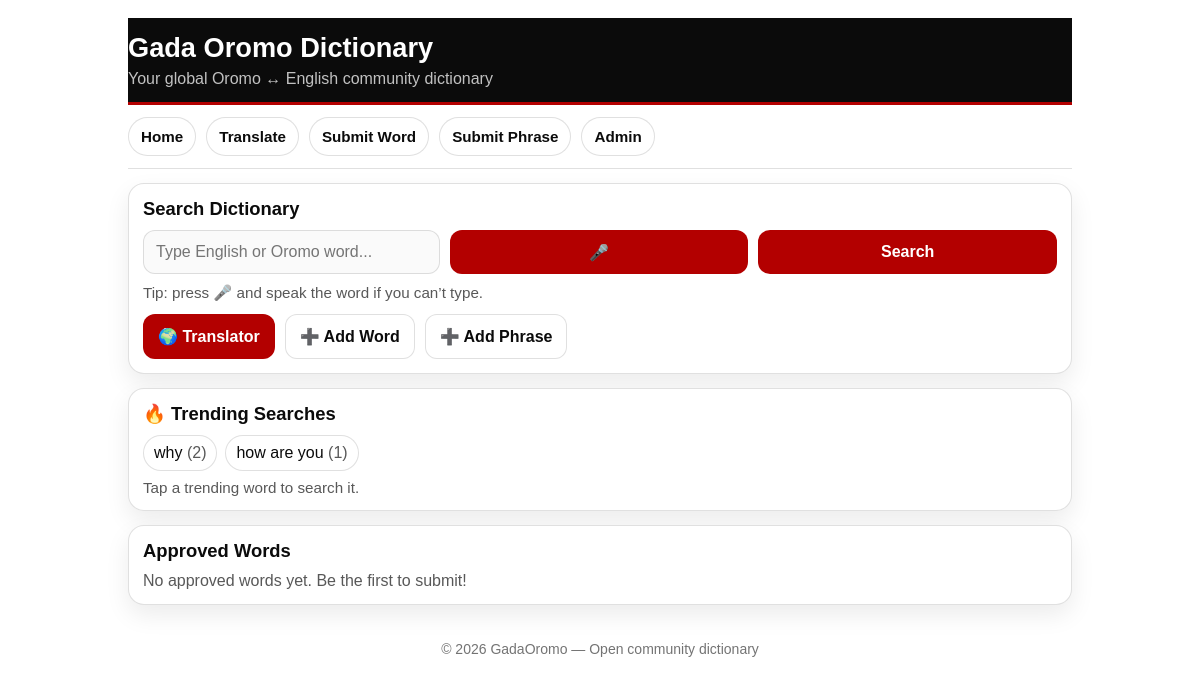
Before: / with the older database file.
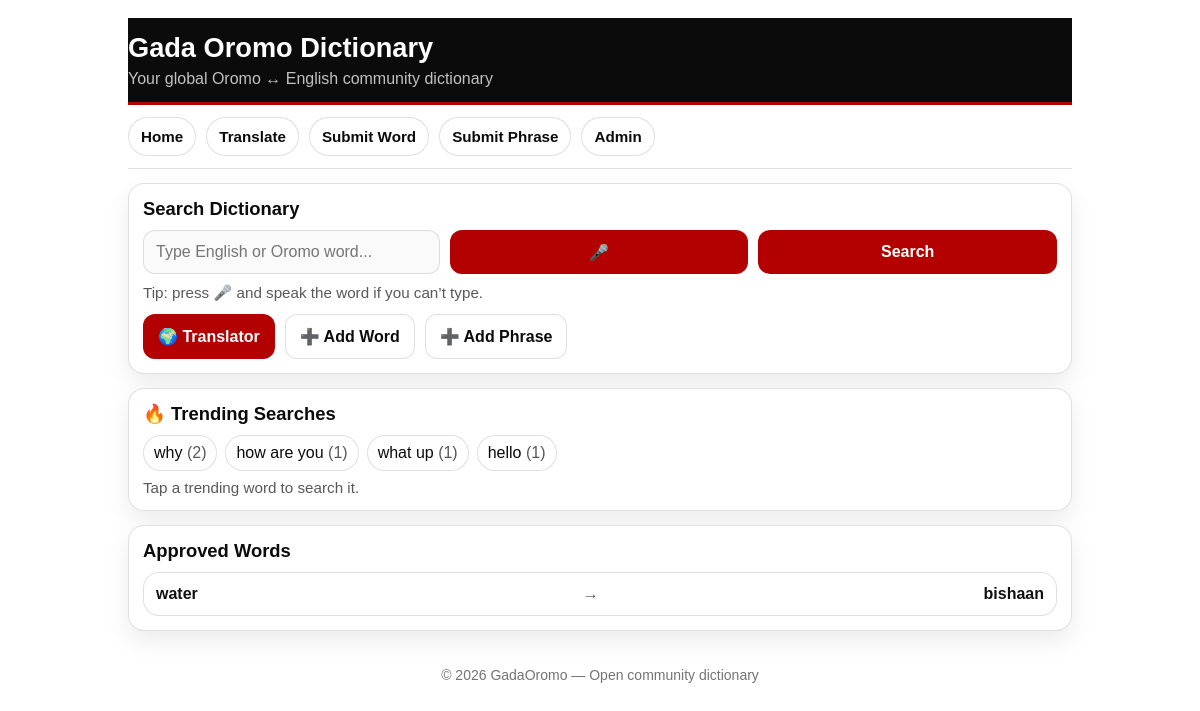
After: the same page with the newer database file.
### tables this page shows
CREATE TABLE search_counts (
            query TEXT PRIMARY KEY,
            total_count INTEGER DEFAULT 0,
            today_count INTEGER DEFAULT 0,
            week_count INTEGER DEFAULT 0,
            last_searched_at DATETIME
        );

CREATE TABLE words (
            id INTEGER PRIMARY KEY AUTOINCREMENT,
            english TEXT,
            oromo TEXT,
            status TEXT
        );

### app.py (the view, shortened to what this page needs)
@app.route("/", methods=["GET", "POST"])
def home():
    conn = sqlite3.connect(DB_NAME)
    c = conn.cursor()
    result = None
    result_id = None
    suggestions = None
    audio = None
    c.execute("SELECT english, oromo FROM words WHERE status='approved' ORDER BY english ASC")
    all_words = c.fetchall()
    conn.close()
    trending = get_trending(limit=15)
    return render_template(
        "index.html",
        result=result,
        result_id=result_id,
        audio=audio,
        words=all_words,
        suggestions=suggestions,
        trending=trending
    )

### app.py (called while the page is built)
def get_trending(limit=20):
    conn = sqlite3.connect(DB_NAME)
    c = conn.cursor()
    c.execute("""
        SELECT query, today_count, week_count, total_count
        FROM search_counts
        ORDER BY today_count DESC, week_count DESC, total_count DESC
        LIMIT ?
    """, (limit,))
    rows = c.fetchall()
    conn.close()
    return rows

### templates/index.html (shortened to what this page needs)
<!DOCTYPE html>
<html lang="en">
<head>
  <link rel="stylesheet" href="{{ url_for('static', filename='style.css') }}">
</head>
<body>
<div class="container">
  <header class="topbar">
    <div class="brand">
      <h1>Gada Oromo Dictionary</h1>
      <p class="tagline">Your global Oromo ↔ English community dictionary</p>
    </div>
  </header>
  <nav class="nav">
    <a class="nav-link" href="/">Home</a>
    <a class="nav-link" href="/translate">Translate</a>
    <a class="nav-link" href="/submit">Submit Word</a>
    <a class="nav-link" href="/submit_phrase">Submit Phrase</a>
    <a class="nav-link" href="/admin">Admin</a>
  </nav>
  <section class="card">
    <h2>Search Dictionary</h2>
    <form method="POST" id="searchForm" class="row" style="align-items:stretch;">
      <input type="text" name="word" id="searchWord" placeholder="Type English or Oromo word..." required>
      <button type="button" onclick="startVoiceSearch()" title="Speak search">🎤</button>
      <button type="submit">Search</button>
    </form>
    <div class="subtle" style="margin-top:10px;">
      Tip: press 🎤 and speak the word if you can’t type.
    </div>
    <div class="quick-actions">
      <a class="btn primary" href="/translate">🌍 Translator</a>
      <a class="btn" href="/submit">➕ Add Word</a>
      <a class="btn" href="/submit_phrase">➕ Add Phrase</a>
    </div>
  </section>
  {% if trending %}
    <section class="card">
      <h2>🔥 Trending Searches</h2>
      <div class="chips">
        {% for t in trending %}
          <span class="chip" onclick="useSuggestion('{{ t[0]|e }}')">{{ t[0] }} <span class="muted">({{ t[1] }})</span></span>
        {% endfor %}
      </div>
      <div class="subtle" style="margin-top:8px;">Tap a trending word to search it.</div>
    </section>
  {% endif %}
  <section class="card">
    <h2>Approved Words</h2>
    {% if words and words|length > 0 %}
      <div class="word-list">
        {% for w in words %}
          <div class="word-row">
            <span><b>{{ w[0] }}</b></span>
            <span class="muted">→</span>
            <span><b>{{ w[1] }}</b></span>
          </div>
        {% endfor %}
      </div>
    {% else %}
      <p class="muted">No approved words yet. Be the first to submit!</p>
    {% endif %}
  </section>
  <footer class="footer">
    <p>© 2026 GadaOromo — Open community dictionary</p>
  </footer>
</div>
</body>
</html>

### static/style.css (style rules this page uses)
* { margin: 0; padding: 0; box-sizing: border-box; font-family: Arial, sans-serif; }
:root { --bg: #ffffff; --text: #111111; --muted: rgba(17,17,17,0.70); --black: #0b0b0b; --red: #b30000; --redHover: #8f0000; --card: #ffffff; --card2: #fafafa; --border: rgba(0,0,0,0.12); --shadow: 0 10px 24px rgba(0,0,0,0.08); --radius: 16px; --radiusSm: 12px; }
body { background: var(--bg); color: var(--text); }
a { color: var(--red); text-decoration: none; }
.container { max-width: 980px; margin: 0 auto; padding: 14px; }
.topbar { position: sticky; top: 0; z-index: 60; background: var(--black); color: #fff; padding: 14px 0; border-bottom: 3px solid var(--red); }
.brand h1 { margin:0; font-size: 1.7rem; color:#fff; }
.tagline { margin-top: 6px; color: rgba(255,255,255,0.75); }
.subtle { color: var(--muted); font-size: 0.95rem; }
.muted { color: var(--muted); }
.nav { display:flex; gap: 10px; overflow-x:auto; padding: 12px 0; position: sticky; top: 72px; z-index: 55; background: var(--bg); border-bottom: 1px solid var(--border); }
.nav-link { white-space: nowrap; padding: 10px 12px; border-radius: 999px; border: 1px solid var(--border); color: var(--black); font-weight: 700; font-size: 0.95rem; background: #fff; }
.card { margin-top: 14px; background: var(--card); border: 1px solid var(--border); border-radius: var(--radius); padding: 14px; box-shadow: var(--shadow); }
h2 { margin: 0 0 10px; font-size: 1.15rem; color: var(--black); }
h1, h3 { color: var(--black); }
input, select, textarea, button { width: 100%; font-size: 1rem; box-sizing: border-box; }
input, select, textarea { background: var(--card2); border: 1px solid var(--border); color: var(--text); border-radius: var(--radiusSm); padding: 12px; outline: none; }
button { padding: 12px 14px; border-radius: var(--radiusSm); border: none; cursor: pointer; background: var(--red); color: #fff; font-weight: 800; }
.btn { display:inline-block; padding: 12px 14px; border-radius: var(--radiusSm); border: 1px solid var(--border); background: #fff; color: var(--black); text-decoration:none; font-weight: 800; text-align:center; }
.btn.primary { background: var(--red); color: #fff; border-color: rgba(179,0,0,0.25); }
.row { display:flex; gap: 10px; align-items:center; }
.row > * { flex: 1; }
.quick-actions { display:flex; flex-wrap:wrap; gap: 10px; margin-top: 12px; }
.chips { display:flex; flex-wrap:wrap; gap:8px; margin-top: 10px; }
.chip { display:inline-block; padding: 8px 10px; border-radius: 999px; border: 1px solid var(--border); background: #fff; color: var(--black); cursor:pointer; user-select:none; }
.word-list { margin-top: 10px; display:flex; flex-direction:column; gap: 8px; }
.word-row { display:flex; align-items:center; justify-content:space-between; gap: 10px; padding: 12px; border-radius: var(--radius); border: 1px solid var(--border); background: #fff; }
.footer { margin-top: 18px; text-align:center; color: rgba(0,0,0,0.55); padding: 18px 0; font-size: 14px; }
@media (min-width: 800px) { .container { padding: 18px; } }
@media (min-width: 800px) { .nav { top: 78px; } }

Changed rows visible on the page:
added search_counts: query "what up", today_count "1"
added search_counts: query "hello", today_count "1"
now on this page (row edited): words: english "water", oromo "bishaan"
Other visible differences:
text no longer shown: "No approved words yet. Be the first to submit!"
